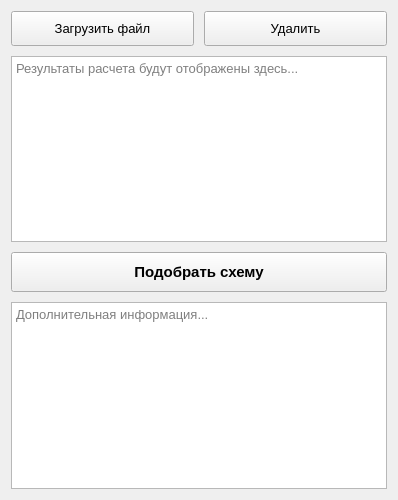
            <widget class="QWidget" name="scrollAreaWidgetContents">
             <property name="geometry">
              <rect>
               <x>0</x>
               <y>0</y>
               <width>398</width>
               <height>500</height>
              </rect>
             </property>
             <layout class="QVBoxLayout" name="verticalLayout_4">
              <property name="spacing">
               <number>10</number>
              </property>
              <item>
                <layout class="QHBoxLayout" name="horizontalLayout_4">
                 <property name="spacing">
                  <number>10</number>
                 </property>
                 <item>
                  <widget class="QPushButton" name="pushButton_load_file">
                   <property name="minimumSize">
                    <size>
                     <width>0</width>
                     <height>35</height>
                    </size>
                   </property>
                   <property name="font">
                    <font>
                     <pointsize>10</pointsize>
                    </font>
                   </property>
                   <property name="text">
                    <string>Загрузить файл</string>
                   </property>
                  </widget>
                 </item>
                 <item>
                  <widget class="QPushButton" name="pushButton_delete_file">
                   <property name="minimumSize">
                    <size>
                     <width>0</width>
                     <height>35</height>
                    </size>
                   </property>
                   <property name="font">
                    <font>
                     <pointsize>10</pointsize>
                    </font>
                   </property>
                   <property name="text">
                        <string>Удалить</string>
                   </property>
                  </widget>
                 </item>
                </layout>
               </item>
              <item>
               <widget class="QPlainTextEdit" name="plainTextEdit">
                <property name="font">
                 <font>
                  <pointsize>10</pointsize>
                 </font>
                </property>
                <property name="readOnly">
                 <bool>true</bool>
                </property>
                <property name="placeholderText">
                 <string>Результаты расчета будут отображены здесь...</string>
                </property>
               </widget>
              </item>
              <item>
               <widget class="QPushButton" name="pushButton_selected_scheme">
                <property name="minimumSize">
                 <size>
                  <width>0</width>
                  <height>40</height>
                 </size>
                </property>
                <property name="font">
                 <font>
                  <pointsize>11</pointsize>
                  <weight>75</weight>
                  <bold>true</bold>
                 </font>
                </property>
                <property name="text">
                 <string>Подобрать схему</string>
                </property>
               </widget>
              </item>
              <item>
               <widget class="QPlainTextEdit" name="plainTextEdit_2">
                <property name="font">
                 <font>
                  <pointsize>10</pointsize>
                 </font>
                </property>
                <property name="readOnly">
                 <bool>true</bool>
                </property>
                <property name="placeholderText">
                 <string>Дополнительная информация...</string>
                </property>
               </widget>
              </item>
             </layout>
            </widget>
